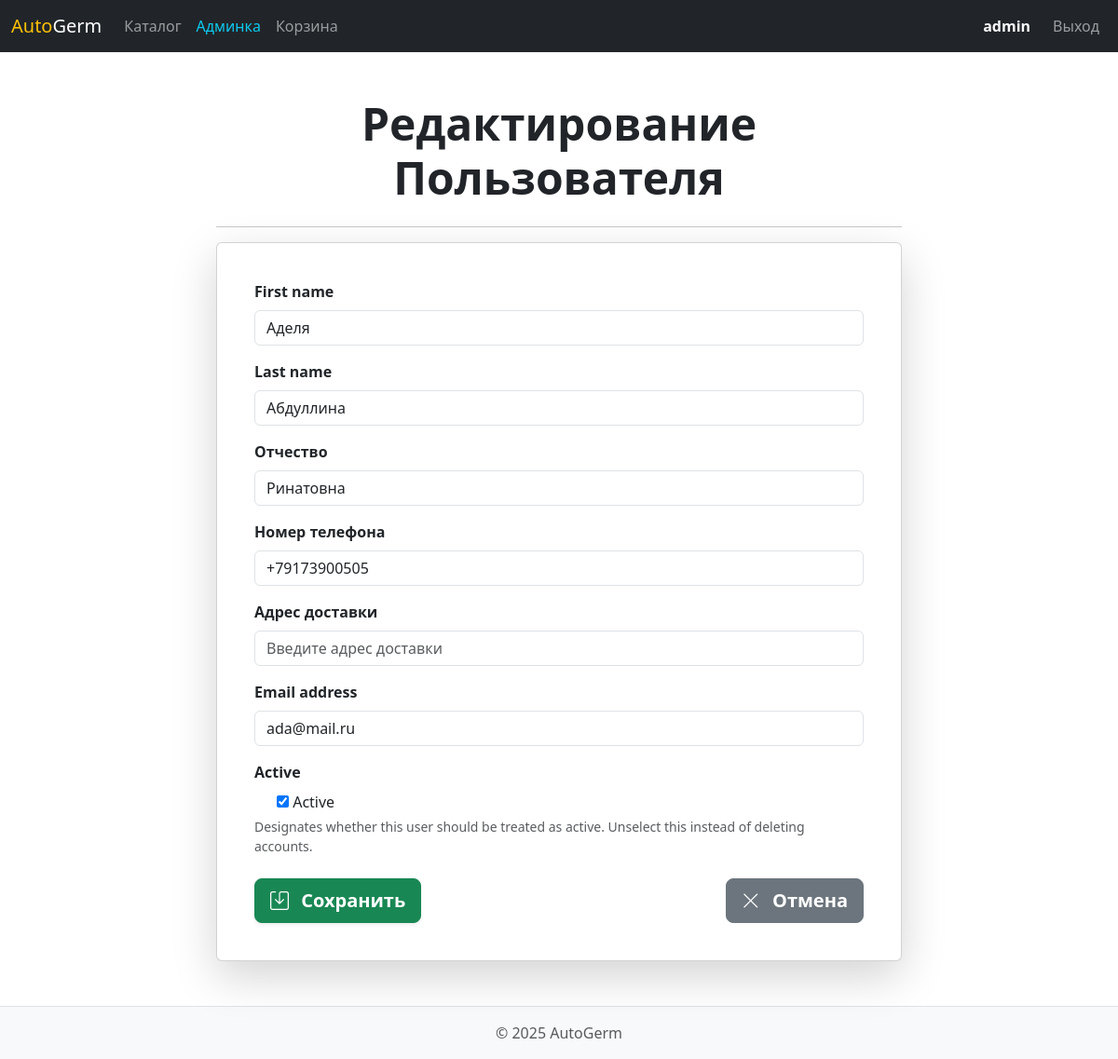
The page /manage/user/edit/2/ (signed in) on the database its author committed.
### main/models.py (models this page shows, shortened)
class User(AbstractUser):
    middle_name = models.CharField("Отчество", max_length=30, blank=True)
    phone = models.CharField("Номер телефона", max_length=20, unique=True)
    address = models.TextField("Адрес доставки", blank=True)
    username = None
    USERNAME_FIELD = 'phone'
    REQUIRED_FIELDS = []
    objects = UserManager()

### main/views.py (the view)
# urls.py: path('manage/user/edit/<int:user_id>/', views.user_edit, name='admin_user_edit'),
@user_passes_test(lambda u: u.is_superuser)
def user_edit(request, user_id):
    user = get_object_or_404(User, id=user_id)
    if request.method == 'POST':
        form = UserForm(request.POST, instance=user)
        if form.is_valid():
            form.save()
            messages.success(request, "Пользователь обновлен")
            return redirect('admin_page')
    else:
        form = UserForm(instance=user)
    return render(request, 'main/admin_user_form.html', {'form': form})

### main/forms.py
class UserForm(forms.ModelForm):
    class Meta:
        model = User
        fields = ['first_name', 'last_name', 'middle_name', 'phone', 'address', 'email', 'is_active']

### main/templates/main/admin_user_form.html (shortened to what this page needs)
{% extends 'main/base.html' %}
{% block content %}
<div class="row justify-content-center">
    <div class="col-12 col-md-10 col-lg-8">
        <h2 class="display-5 fw-bold text-center mb-4 text-dark">Редактирование Пользователя</h2>
        <hr>
        <div class="card shadow-lg p-4">
            <div class="card-body">
                <form method="post" enctype="multipart/form-data">
                    {% for field in form %}
                    <div class="mb-3">
                        <label for="{{ field.id_for_label }}" class="form-label fw-bold">{{ field.label }}</label>
                        {% if field.field.widget.input_type == 'checkbox' %}
                            <div class="form-check">
                                {{ field }}
                                <label class="form-check-label" for="{{ field.id_for_label }}">
                                    {{ field.label }}
                                </label>
                            </div>
                        {% elif field.field.widget.input_type == 'select' %}
                            <select name="{{ field.name }}" id="{{ field.id_for_label }}"
                                    class="form-select {% if field.errors %}is-invalid{% endif %}">
                                {{ field.as_widget }}
                            </select>
                        {% else %}
                            <input type="{{ field.field.widget.input_type }}"
                                   name="{{ field.name }}"
                                   id="{{ field.id_for_label }}"
                                   class="form-control {% if field.errors %}is-invalid{% endif %}"
                                   value="{{ field.value|default_if_none:'' }}"
                                   placeholder="Введите {{ field.label|lower }}">
                        {% endif %}
                        {% if field.help_text %}
                            <div class="form-text">{{ field.help_text }}</div>
                        {% endif %}
                    </div>
                    {% endfor %}
                    <div class="mt-4 d-flex justify-content-between">
                        <button type="submit" class="btn btn-success btn-lg fw-bold shadow-sm">
                            <i class="bi bi-save me-2"></i> Сохранить
                        </button>
                        <a href="{% url 'admin_page' %}" class="btn btn-secondary btn-lg fw-bold">
                            <i class="bi bi-x-lg me-2"></i> Отмена
                        </a>
                    </div>
                </form>
            </div>
        </div>
    </div>
</div>
{% endblock %}

### main/templates/main/base.html (shortened to what this page needs)
<!DOCTYPE html>
<html lang="ru">
<head>
    <link href="https://cdn.jsdelivr.net/npm/bootstrap@5.3.3/dist/css/bootstrap.min.css" rel="stylesheet">
    <link rel="stylesheet" href="https://cdn.jsdelivr.net/npm/bootstrap-icons@1.11.3/font/bootstrap-icons.min.css">
    <link rel="stylesheet" href="../../../static/css/styles.css">
</head>
<body>
<header>
    <nav class="navbar navbar-expand-lg navbar-dark bg-dark">
        <div class="container-fluid">
            <a class="navbar-brand" href="{% url 'home' %}">
                <span class="text-warning">Auto</span>Germ
            </a>
            <div class="collapse navbar-collapse" id="navbarNav">
                <ul class="navbar-nav me-auto mb-2 mb-lg-0">
                    <li class="nav-item">
                        <a class="nav-link" href="{% url 'catalog' %}">Каталог</a>
                    </li>
                    {% if user.is_authenticated %}
                        {% if user.is_superuser %}
                            <li class="nav-item">
                                <a class="nav-link text-info" href="{% url 'admin_page' %}">Админка</a>
                            </li>
                        {% endif %}
                        <li class="nav-item">
                            <a class="nav-link" href="{% url 'cart' %}">Корзина</a>
                        </li>
                    {% endif %}
                </ul>
                <ul class="navbar-nav">
                    {% if user.is_authenticated %}
                        <li class="nav-item">
                            <a class="nav-link text-light fw-bold" href="{% url 'profile' %}">{{ user.first_name|default:'Профиль' }}</a>
                        </li>
                        <li class="nav-item">
                            <a class="nav-link btn btn-outline-danger btn-sm ms-lg-2 mt-2 mt-lg-0" href="{% url 'logout' %}">Выход</a>
                        </li>
                    {% endif %}
                </ul>
            </div>
        </div>
    </nav>
</header>
<main class="container my-5">
    {% block content %}
    {% endblock %}
</main>
<footer class="footer mt-auto py-3 bg-light border-top">
    <div class="container text-center">
        <p class="text-muted mb-0">© 2025 AutoGerm</p>
    </div>
</footer>
</body>
</html>

### rows shown on the page
User: first_name "admin"
User: first_name "Аделя" "Абдуллина" "Ринатовна" "+79173900505" "ada@mail.ru", form "☑"

### other values the page prints
{{ field.label }} "First name" "Last name" "Отчество" "Номер телефона" "Адрес доставки" "Email address" "Active"
{{ field.label }} "Active"
{{ field.help_text }} "Designates whether this user should be treated as active. Unselect this instead of deleting accounts."
